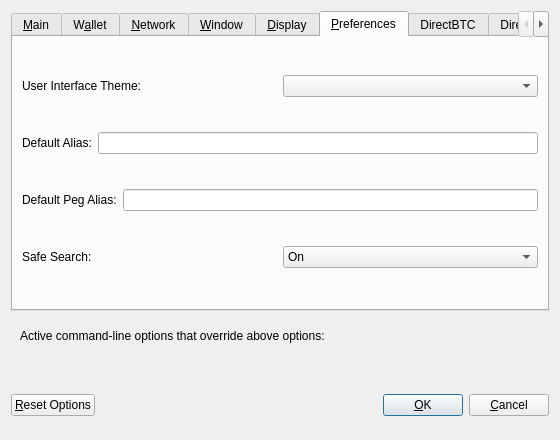
<?xml version="1.0" encoding="UTF-8"?>
<ui version="4.0">
 <class>OptionsDialog</class>
 <widget class="QDialog" name="OptionsDialog">
  <property name="geometry">
   <rect>
    <x>0</x>
    <y>0</y>
    <width>560</width>
    <height>440</height>
   </rect>
  </property>
  <property name="windowTitle">
   <string>Options</string>
  </property>
  <property name="modal">
   <bool>true</bool>
  </property>
  <layout class="QVBoxLayout" name="verticalLayout">
   <item>
    <widget class="QTabWidget" name="tabWidget">
     <property name="currentIndex">
      <number>5</number>
     </property>
     <widget class="QWidget" name="tabMain">
      <attribute name="title">
       <string>&amp;Main</string>
      </attribute>
      <layout class="QVBoxLayout" name="verticalLayout_Main">
       <item>
        <widget class="QCheckBox" name="GameBitAtStartup">
         <property name="toolTip">
          <string>Automatically start GameBit Core after logging in to the system.</string>
         </property>
         <property name="text">
          <string>&amp;Start GameBit Core on system login</string>
         </property>
        </widget>
       </item>
       <item>
        <layout class="QHBoxLayout" name="horizontalLayout_2_Main">
         <item>
          <widget class="QLabel" name="databaseCacheLabel">
           <property name="text">
            <string>Size of &amp;database cache</string>
           </property>
           <property name="textFormat">
            <enum>Qt::PlainText</enum>
           </property>
           <property name="buddy">
            <cstring>databaseCache</cstring>
           </property>
          </widget>
         </item>
         <item>
          <widget class="QSpinBox" name="databaseCache"/>
         </item>
         <item>
          <widget class="QLabel" name="databaseCacheUnitLabel">
           <property name="text">
            <string>MB</string>
           </property>
           <property name="textFormat">
            <enum>Qt::PlainText</enum>
           </property>
          </widget>
         </item>
         <item>
          <spacer name="horizontalSpacer_2_Main">
           <property name="orientation">
            <enum>Qt::Horizontal</enum>
           </property>
           <property name="sizeHint" stdset="0">
            <size>
             <width>40</width>
             <height>20</height>
            </size>
           </property>
          </spacer>
         </item>
        </layout>
       </item>
       <item>
        <layout class="QHBoxLayout" name="horizontalLayout_3_Main">
         <item>
          <widget class="QLabel" name="threadsScriptVerifLabel">
           <property name="text">
            <string>Number of script &amp;verification threads</string>
           </property>
           <property name="textFormat">
            <enum>Qt::PlainText</enum>
           </property>
           <property name="buddy">
            <cstring>threadsScriptVerif</cstring>
           </property>
          </widget>
         </item>
         <item>
          <widget class="QSpinBox" name="threadsScriptVerif">
           <property name="toolTip">
            <string>(0 = auto, &lt;0 = leave that many cores free)</string>
           </property>
          </widget>
         </item>
         <item>
          <spacer name="horizontalSpacer_3_Main">
           <property name="orientation">
            <enum>Qt::Horizontal</enum>
           </property>
           <property name="sizeHint" stdset="0">
            <size>
             <width>40</width>
             <height>20</height>
            </size>
           </property>
          </spacer>
         </item>
        </layout>
       </item>
       <item>
        <spacer name="verticalSpacer_Main">
         <property name="orientation">
          <enum>Qt::Vertical</enum>
         </property>
         <property name="sizeHint" stdset="0">
          <size>
           <width>20</width>
           <height>40</height>
          </size>
         </property>
        </spacer>
       </item>
      </layout>
     </widget>
     <widget class="QWidget" name="tabWallet">
      <attribute name="title">
       <string>W&amp;allet</string>
      </attribute>
      <layout class="QVBoxLayout" name="verticalLayout_Wallet">
       <item>
        <widget class="QGroupBox" name="groupBox">
         <property name="title">
          <string>Expert</string>
         </property>
         <layout class="QVBoxLayout" name="verticalLayout_2">
          <item>
           <widget class="QCheckBox" name="coinControlFeatures">
            <property name="toolTip">
             <string>Whether to show coin control features or not.</string>
            </property>
            <property name="text">
             <string>Enable coin &amp;control features</string>
            </property>
           </widget>
          </item>
          <item>
           <widget class="QCheckBox" name="spendZeroConfChange">
            <property name="toolTip">
             <string>If you disable the spending of unconfirmed change, the change from a transaction cannot be used until that transaction has at least one confirmation. This also affects how your balance is computed.</string>
            </property>
            <property name="text">
             <string>&amp;Spend unconfirmed change</string>
            </property>
           </widget>
          </item>
         </layout>
        </widget>
       </item>
       <item>
        <spacer name="verticalSpacer_Wallet">
         <property name="orientation">
          <enum>Qt::Vertical</enum>
         </property>
         <property name="sizeHint" stdset="0">
          <size>
           <width>20</width>
           <height>40</height>
          </size>
         </property>
        </spacer>
       </item>
      </layout>
     </widget>
     <widget class="QWidget" name="tabNetwork">
      <attribute name="title">
       <string>&amp;Network</string>
      </attribute>
      <layout class="QVBoxLayout" name="verticalLayout_Network">
       <item>
        <widget class="QCheckBox" name="mapPortUpnp">
         <property name="toolTip">
          <string>Automatically open the GameBit client port on the router. This only works when your router supports UPnP and it is enabled.</string>
         </property>
         <property name="text">
          <string>Map port using &amp;UPnP</string>
         </property>
        </widget>
       </item>
       <item>
        <widget class="QCheckBox" name="allowIncoming">
         <property name="toolTip">
          <string>Accept connections from outside</string>
         </property>
         <property name="text">
          <string>Allow incoming connections</string>
         </property>
        </widget>
       </item>
       <item>
        <widget class="QCheckBox" name="connectSocks">
         <property name="toolTip">
          <string>Connect to the GameBit network through a SOCKS5 proxy.</string>
         </property>
         <property name="text">
          <string>&amp;Connect through SOCKS5 proxy (default proxy):</string>
         </property>
        </widget>
       </item>
       <item>
        <layout class="QHBoxLayout" name="horizontalLayout_1_Network">
         <item>
          <widget class="QLabel" name="proxyIpLabel">
           <property name="text">
            <string>Proxy &amp;IP:</string>
           </property>
           <property name="textFormat">
            <enum>Qt::PlainText</enum>
           </property>
           <property name="buddy">
            <cstring>proxyIp</cstring>
           </property>
          </widget>
         </item>
         <item>
          <widget class="QValidatedLineEdit" name="proxyIp">
           <property name="minimumSize">
            <size>
             <width>140</width>
             <height>0</height>
            </size>
           </property>
           <property name="maximumSize">
            <size>
             <width>140</width>
             <height>16777215</height>
            </size>
           </property>
           <property name="toolTip">
            <string>IP address of the proxy (e.g. IPv4: 127.0.0.1 / IPv6: ::1)</string>
           </property>
          </widget>
         </item>
         <item>
          <widget class="QLabel" name="proxyPortLabel">
           <property name="text">
            <string>&amp;Port:</string>
           </property>
           <property name="textFormat">
            <enum>Qt::PlainText</enum>
           </property>
           <property name="buddy">
            <cstring>proxyPort</cstring>
           </property>
          </widget>
         </item>
         <item>
          <widget class="QLineEdit" name="proxyPort">
           <property name="minimumSize">
            <size>
             <width>55</width>
             <height>0</height>
            </size>
           </property>
           <property name="maximumSize">
            <size>
             <width>55</width>
             <height>16777215</height>
            </size>
           </property>
           <property name="toolTip">
            <string>Port of the proxy (e.g. 9050)</string>
           </property>
          </widget>
         </item>
         <item>
          <spacer name="horizontalSpacer_1_Network">
           <property name="orientation">
            <enum>Qt::Horizontal</enum>
           </property>
           <property name="sizeHint" stdset="0">
            <size>
             <width>40</width>
             <height>20</height>
            </size>
           </property>
          </spacer>
         </item>
        </layout>
       </item>
       <item>
        <layout class="QHBoxLayout" name="horizontalLayout_2_Network">
         <item>
          <widget class="QLabel" name="proxyActiveNets">
           <property name="text">
            <string>Used for reaching peers via:</string>
           </property>
           <property name="textFormat">
            <enum>Qt::PlainText</enum>
           </property>
          </widget>
         </item>
         <item>
          <widget class="QCheckBox" name="proxyReachIPv4">
           <property name="enabled">
            <bool>false</bool>
           </property>
           <property name="toolTip">
            <string>Shows, if the supplied default SOCKS5 proxy is used to reach peers via this network type.</string>
           </property>
           <property name="text">
            <string/>
           </property>
          </widget>
         </item>
         <item>
          <widget class="QLabel" name="proxyReachIPv4Label">
           <property name="text">
            <string>IPv4</string>
           </property>
           <property name="textFormat">
            <enum>Qt::PlainText</enum>
           </property>
          </widget>
         </item>
         <item>
          <widget class="QCheckBox" name="proxyReachIPv6">
           <property name="enabled">
            <bool>false</bool>
           </property>
           <property name="toolTip">
            <string>Shows, if the supplied default SOCKS5 proxy is used to reach peers via this network type.</string>
           </property>
           <property name="text">
            <string/>
           </property>
          </widget>
         </item>
         <item>
          <widget class="QLabel" name="proxyReachIPv6Label">
           <property name="text">
            <string>IPv6</string>
           </property>
           <property name="textFormat">
            <enum>Qt::PlainText</enum>
           </property>
          </widget>
         </item>
         <item>
          <widget class="QCheckBox" name="proxyReachTor">
           <property name="enabled">
            <bool>false</bool>
           </property>
           <property name="toolTip">
            <string>Shows, if the supplied default SOCKS5 proxy is used to reach peers via this network type.</string>
           </property>
           <property name="text">
            <string/>
           </property>
          </widget>
         </item>
         <item>
          <widget class="QLabel" name="proxyReachTorLabel">
           <property name="text">
            <string>Tor</string>
           </property>
           <property name="textFormat">
            <enum>Qt::PlainText</enum>
           </property>
          </widget>
         </item>
         <item>
          <spacer name="horizontalSpacer_2_Network">
           <property name="orientation">
            <enum>Qt::Horizontal</enum>
           </property>
           <property name="sizeHint" stdset="0">
            <size>
             <width>40</width>
             <height>20</height>
            </size>
           </property>
          </spacer>
         </item>
        </layout>
       </item>
       <item>
        <widget class="QCheckBox" name="connectSocksTor">
         <property name="toolTip">
          <string>Connect to the GameBit network through a separate SOCKS5 proxy for Tor hidden services.</string>
         </property>
         <property name="text">
          <string>Use separate SOCKS5 proxy to reach peers via Tor hidden services:</string>
         </property>
        </widget>
       </item>
       <item>
        <layout class="QHBoxLayout" name="horizontalLayout_3_Network">
         <item>
          <widget class="QLabel" name="proxyIpTorLabel">
           <property name="text">
            <string>Proxy &amp;IP:</string>
           </property>
           <property name="textFormat">
            <enum>Qt::PlainText</enum>
           </property>
           <property name="buddy">
            <cstring>proxyIpTor</cstring>
           </property>
          </widget>
         </item>
         <item>
          <widget class="QValidatedLineEdit" name="proxyIpTor">
           <property name="minimumSize">
            <size>
             <width>140</width>
             <height>0</height>
            </size>
           </property>
           <property name="maximumSize">
            <size>
             <width>140</width>
             <height>16777215</height>
            </size>
           </property>
           <property name="toolTip">
            <string>IP address of the proxy (e.g. IPv4: 127.0.0.1 / IPv6: ::1)</string>
           </property>
          </widget>
         </item>
         <item>
          <widget class="QLabel" name="proxyPortTorLabel">
           <property name="text">
            <string>&amp;Port:</string>
           </property>
           <property name="textFormat">
            <enum>Qt::PlainText</enum>
           </property>
           <property name="buddy">
            <cstring>proxyPortTor</cstring>
           </property>
          </widget>
         </item>
         <item>
          <widget class="QLineEdit" name="proxyPortTor">
           <property name="minimumSize">
            <size>
             <width>55</width>
             <height>0</height>
            </size>
           </property>
           <property name="maximumSize">
            <size>
             <width>55</width>
             <height>16777215</height>
            </size>
           </property>
           <property name="toolTip">
            <string>Port of the proxy (e.g. 9050)</string>
           </property>
          </widget>
         </item>
         <item>
          <spacer name="horizontalSpacer_4_Network">
           <property name="orientation">
            <enum>Qt::Horizontal</enum>
           </property>
           <property name="sizeHint" stdset="0">
            <size>
             <width>40</width>
             <height>20</height>
            </size>
           </property>
          </spacer>
         </item>
        </layout>
       </item>
       <item>
        <spacer name="verticalSpacer_Network">
         <property name="orientation">
          <enum>Qt::Vertical</enum>
         </property>
         <property name="sizeHint" stdset="0">
          <size>
           <width>20</width>
           <height>40</height>
          </size>
         </property>
        </spacer>
       </item>
      </layout>
     </widget>
     <widget class="QWidget" name="tabWindow">
      <attribute name="title">
       <string>&amp;Window</string>
      </attribute>
      <layout class="QVBoxLayout" name="verticalLayout_Window">
       <item>
        <widget class="QCheckBox" name="hideTrayIcon">
         <property name="toolTip">
          <string>&amp;Hide the icon from the system tray.</string>
         </property>
         <property name="text">
          <string>Hide tray icon</string>
         </property>
        </widget>
       </item>
       <item>
        <widget class="QCheckBox" name="minimizeToTray">
         <property name="toolTip">
          <string>Show only a tray icon after minimizing the window.</string>
         </property>
         <property name="text">
          <string>&amp;Minimize to the tray instead of the taskbar</string>
         </property>
        </widget>
       </item>
       <item>
        <widget class="QCheckBox" name="minimizeOnClose">
         <property name="toolTip">
          <string>Minimize instead of exit the application when the window is closed. When this option is enabled, the application will be closed only after selecting Exit in the menu.</string>
         </property>
         <property name="text">
          <string>M&amp;inimize on close</string>
         </property>
        </widget>
       </item>
       <item>
        <spacer name="verticalSpacer_Window">
         <property name="orientation">
          <enum>Qt::Vertical</enum>
         </property>
         <property name="sizeHint" stdset="0">
          <size>
           <width>20</width>
           <height>40</height>
          </size>
         </property>
        </spacer>
       </item>
      </layout>
     </widget>
     <widget class="QWidget" name="tabDisplay">
      <attribute name="title">
       <string>&amp;Display</string>
      </attribute>
      <layout class="QVBoxLayout" name="verticalLayout_Display">
       <item>
        <layout class="QHBoxLayout" name="horizontalLayout_1_Display">
         <item>
          <widget class="QLabel" name="langLabel">
           <property name="text">
            <string>User Interface &amp;language:</string>
           </property>
           <property name="textFormat">
            <enum>Qt::PlainText</enum>
           </property>
           <property name="buddy">
            <cstring>lang</cstring>
           </property>
          </widget>
         </item>
         <item>
          <widget class="QValueComboBox" name="lang">
           <property name="toolTip">
            <string>The user interface language can be set here. This setting will take effect after restarting GameBit Core.</string>
           </property>
          </widget>
         </item>
        </layout>
       </item>
       <item>
        <layout class="QHBoxLayout" name="horizontalLayout_2_Display">
         <item>
          <widget class="QLabel" name="unitLabel">
           <property name="text">
            <string>&amp;Unit to show amounts in:</string>
           </property>
           <property name="textFormat">
            <enum>Qt::PlainText</enum>
           </property>
           <property name="buddy">
            <cstring>unit</cstring>
           </property>
          </widget>
         </item>
         <item>
          <widget class="QValueComboBox" name="unit">
           <property name="toolTip">
            <string>Choose the default subdivision unit to show in the interface and when sending coins.</string>
           </property>
          </widget>
         </item>
        </layout>
       </item>
       <item>
        <layout class="QHBoxLayout" name="horizontalLayout_3_Display">
         <item>
          <widget class="QLabel" name="thirdPartyTxUrlsLabel">
           <property name="toolTip">
            <string>Third party URLs (e.g. a block explorer) that appear in the transactions tab as context menu items. %s in the URL is replaced by transaction hash. Multiple URLs are separated by vertical bar |.</string>
           </property>
           <property name="text">
            <string>Third party transaction URLs</string>
           </property>
           <property name="buddy">
            <cstring>thirdPartyTxUrls</cstring>
           </property>
          </widget>
         </item>
         <item>
          <widget class="QLineEdit" name="thirdPartyTxUrls">
           <property name="toolTip">
            <string>Third party URLs (e.g. a block explorer) that appear in the transactions tab as context menu items. %s in the URL is replaced by transaction hash. Multiple URLs are separated by vertical bar |.</string>
           </property>
          </widget>
         </item>
        </layout>
       </item>
       <item>
        <spacer name="verticalSpacer_Display">
         <property name="orientation">
          <enum>Qt::Vertical</enum>
         </property>
         <property name="sizeHint" stdset="0">
          <size>
           <width>20</width>
           <height>40</height>
          </size>
         </property>
        </spacer>
       </item>
      </layout>
     </widget>
     <widget class="QWidget" name="tabGameBit">
      <attribute name="title">
       <string>&amp;Preferences</string>
      </attribute>
      <layout class="QVBoxLayout" name="verticalLayout_3">
       <item>
        <layout class="QHBoxLayout" name="horizontalLayout_4_Pref">
         <item>
          <widget class="QLabel" name="themeLabel">
           <property name="text">
            <string>User Interface Theme:</string>
           </property>
          </widget>
         </item>
         <item>
          <widget class="QComboBox" name="theme">
           <property name="toolTip">
            <string>The user interface theme can be set here. This setting will take effect after restarting GameBit Core.</string>
           </property>
          </widget>
         </item>
        </layout>
       </item>
       <item>
        <layout class="QHBoxLayout" name="horizontalLayout_Pref">
         <item>
          <widget class="QLabel" name="labelDefaultAlias">
           <property name="text">
            <string>Default Alias:</string>
           </property>
          </widget>
         </item>
         <item>
          <widget class="QLineEdit" name="defaultAlias"/>
         </item>
        </layout>
       </item>
       <item>
        <layout class="QHBoxLayout" name="horizontalLayout_4_Pref_2">
         <item>
          <widget class="QLabel" name="labelDefaultPeg">
           <property name="text">
            <string>Default Peg Alias:</string>
           </property>
          </widget>
         </item>
         <item>
          <widget class="QLineEdit" name="defaultPegAlias"/>
         </item>
        </layout>
       </item>
       <item>
        <layout class="QHBoxLayout" name="horizontalLayout_6_Pref">
         <item>
          <widget class="QLabel" name="labelSafeSearch">
           <property name="text">
            <string>Safe Search:</string>
           </property>
          </widget>
         </item>
         <item>
          <widget class="QComboBox" name="safeSearch">
           <item>
            <property name="text">
             <string>On</string>
            </property>
           </item>
           <item>
            <property name="text">
             <string>Off</string>
            </property>
           </item>
          </widget>
         </item>
        </layout>
       </item>
      </layout>
     </widget>
     <widget class="QWidget" name="tabDirectBTC">
      <attribute name="title">
       <string>DirectBTC</string>
      </attribute>
      <layout class="QVBoxLayout" name="verticalLayout_5">
       <item>
        <layout class="QHBoxLayout" name="horizontalLayout_Pref_3">
         <item>
          <widget class="QLabel" name="labelBTCEndPoint">
           <property name="text">
            <string>BTC End Point:</string>
           </property>
          </widget>
         </item>
         <item>
          <widget class="QLineEdit" name="btcEndPoint"/>
         </item>
        </layout>
       </item>
       <item>
        <layout class="QHBoxLayout" name="horizontalLayout_4_Pref_5">
         <item>
          <widget class="QLabel" name="labelBTCLogin">
           <property name="text">
            <string>BTC RPC Login:</string>
           </property>
          </widget>
         </item>
         <item>
          <widget class="QLineEdit" name="btcRPCLogin"/>
         </item>
        </layout>
       </item>
       <item>
        <layout class="QHBoxLayout" name="horizontalLayout_4_Pref_4">
         <item>
          <widget class="QLabel" name="labelBTCPassword">
           <property name="text">
            <string>BTC RPC Password:</string>
           </property>
          </widget>
         </item>
         <item>
          <widget class="QLineEdit" name="btcRPCPassword"/>
         </item>
        </layout>
       </item>
       <item>
        <widget class="QPushButton" name="testBTCButton">
         <property name="text">
          <string>Test Connection</string>
         </property>
        </widget>
       </item>
      </layout>
     </widget>
     <widget class="QWidget" name="tabDirectZEC">
      <attribute name="title">
       <string>DirectZEC</string>
      </attribute>
      <layout class="QVBoxLayout" name="verticalLayout_6">
       <item>
        <layout class="QHBoxLayout" name="horizontalLayout_Pref_4">
         <item>
          <widget class="QLabel" name="labelZECEndPoint">
           <property name="text">
            <string>ZEC End Point:</string>
           </property>
          </widget>
         </item>
         <item>
          <widget class="QLineEdit" name="zecEndPoint"/>
         </item>
        </layout>
       </item>
       <item>
        <layout class="QHBoxLayout" name="horizontalLayout_4_Pref_7">
         <item>
          <widget class="QLabel" name="labelZECLogin">
           <property name="text">
            <string>ZEC RPC Login:</string>
           </property>
          </widget>
         </item>
         <item>
          <widget class="QLineEdit" name="zecRPCLogin"/>
         </item>
        </layout>
       </item>
       <item>
        <layout class="QHBoxLayout" name="horizontalLayout_4_Pref_6">
         <item>
          <widget class="QLabel" name="labelZECRPCPassword">
           <property name="text">
            <string>ZEC RPC Password:</string>
           </property>
          </widget>
         </item>
         <item>
          <widget class="QLineEdit" name="zecRPCPassword"/>
         </item>
        </layout>
       </item>
       <item>
        <widget class="QPushButton" name="testZECButton">
         <property name="text">
          <string>Test Connection</string>
         </property>
        </widget>
       </item>
      </layout>
     </widget>
    </widget>
   </item>
   <item>
    <widget class="QFrame" name="frame">
     <layout class="QVBoxLayout" name="verticalLayout_Bottom">
      <item>
       <layout class="QHBoxLayout" name="horizontalLayout_Bottom">
        <item>
         <widget class="QLabel" name="overriddenByCommandLineInfoLabel">
          <property name="text">
           <string>Active command-line options that override above options:</string>
          </property>
          <property name="textFormat">
           <enum>Qt::PlainText</enum>
          </property>
         </widget>
        </item>
        <item>
         <spacer name="horizontalSpacer_Bottom">
          <property name="orientation">
           <enum>Qt::Horizontal</enum>
          </property>
          <property name="sizeHint" stdset="0">
           <size>
            <width>40</width>
            <height>20</height>
           </size>
          </property>
         </spacer>
        </item>
       </layout>
      </item>
      <item>
       <widget class="QLabel" name="overriddenByCommandLineLabel">
        <property name="text">
         <string/>
        </property>
        <property name="textFormat">
         <enum>Qt::PlainText</enum>
        </property>
        <property name="wordWrap">
         <bool>true</bool>
        </property>
       </widget>
      </item>
     </layout>
    </widget>
   </item>
   <item>
    <layout class="QHBoxLayout" name="horizontalLayout_Buttons">
     <item>
      <widget class="QPushButton" name="resetButton">
       <property name="toolTip">
        <string>Reset all client options to default.</string>
       </property>
       <property name="text">
        <string>&amp;Reset Options</string>
       </property>
       <property name="autoDefault">
        <bool>false</bool>
       </property>
      </widget>
     </item>
     <item>
      <spacer name="horizontalSpacer_1">
       <property name="orientation">
        <enum>Qt::Horizontal</enum>
       </property>
       <property name="sizeHint" stdset="0">
        <size>
         <width>40</width>
         <height>48</height>
        </size>
       </property>
      </spacer>
     </item>
     <item>
      <widget class="QLabel" name="statusLabel">
       <property name="minimumSize">
        <size>
         <width>200</width>
         <height>0</height>
        </size>
       </property>
       <property name="font">
        <font>
         <weight>75</weight>
         <bold>true</bold>
        </font>
       </property>
       <property name="text">
        <string/>
       </property>
       <property name="textFormat">
        <enum>Qt::PlainText</enum>
       </property>
       <property name="wordWrap">
        <bool>true</bool>
       </property>
      </widget>
     </item>
     <item>
      <spacer name="horizontalSpacer_2">
       <property name="orientation">
        <enum>Qt::Horizontal</enum>
       </property>
       <property name="sizeHint" stdset="0">
        <size>
         <width>40</width>
         <height>48</height>
        </size>
       </property>
      </spacer>
     </item>
     <item>
      <widget class="QPushButton" name="okButton">
       <property name="text">
        <string>&amp;OK</string>
       </property>
       <property name="autoDefault">
        <bool>false</bool>
       </property>
       <property name="default">
        <bool>true</bool>
       </property>
      </widget>
     </item>
     <item>
      <widget class="QPushButton" name="cancelButton">
       <property name="text">
        <string>&amp;Cancel</string>
       </property>
       <property name="autoDefault">
        <bool>false</bool>
       </property>
      </widget>
     </item>
    </layout>
   </item>
  </layout>
 </widget>
 <customwidgets>
  <customwidget>
   <class>QValidatedLineEdit</class>
   <extends>QLineEdit</extends>
   <header>qvalidatedlineedit.h</header>
  </customwidget>
  <customwidget>
   <class>QValueComboBox</class>
   <extends>QComboBox</extends>
   <header>qvaluecombobox.h</header>
  </customwidget>
 </customwidgets>
 <resources/>
 <connections/>
</ui>
